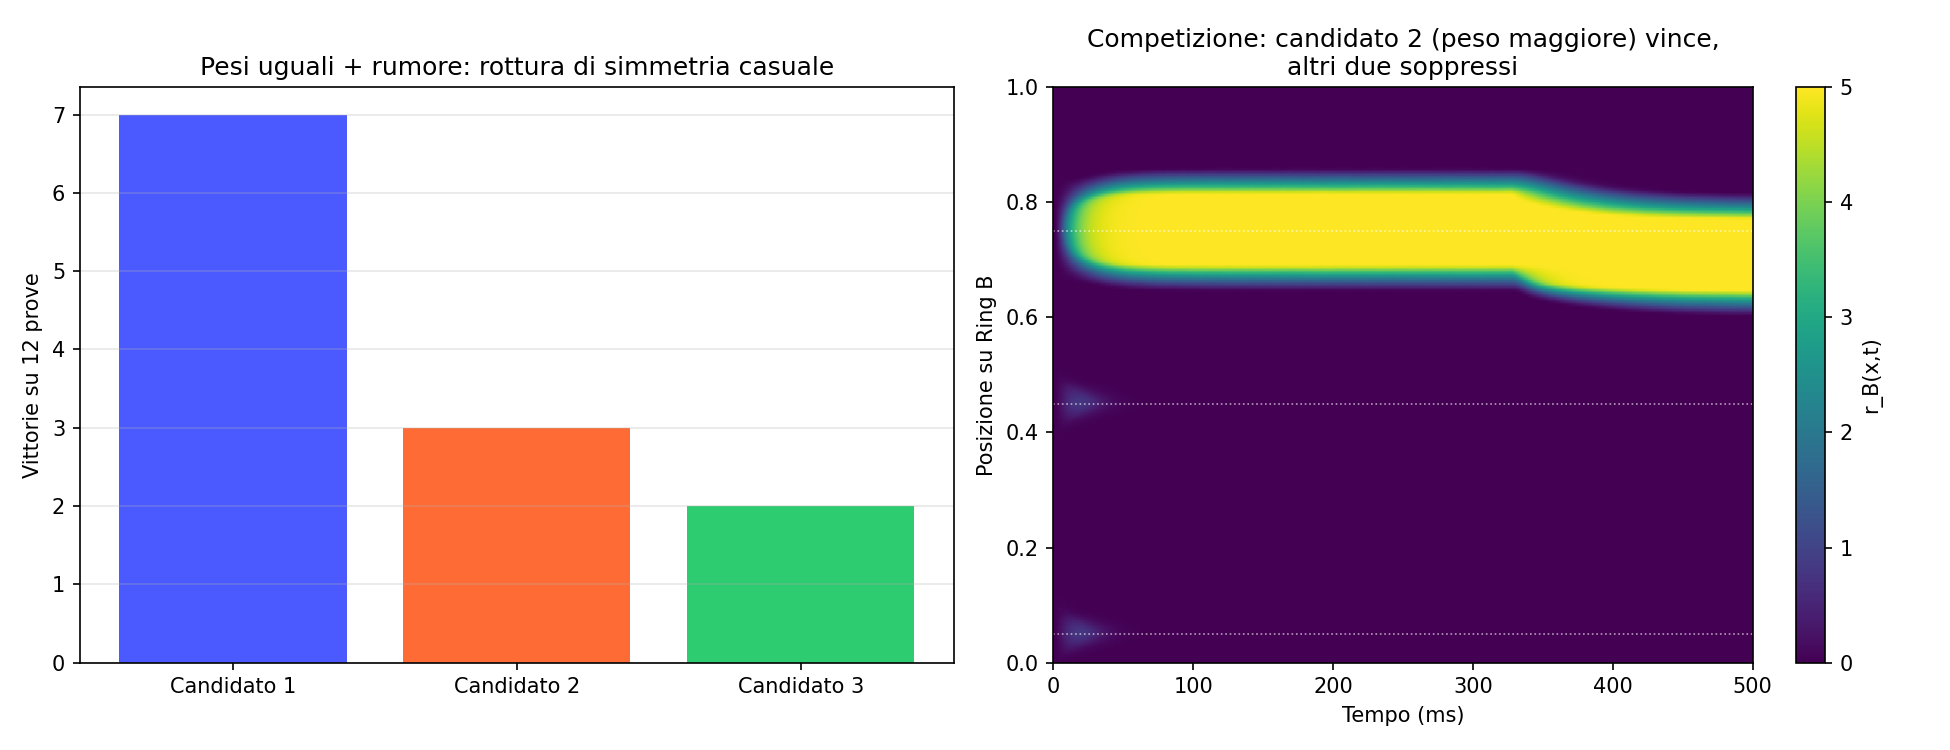

The script that saved this image:
"""
COMPETIZIONE TRA ATTRATTORI: B "sceglie" tra alternative
====================================================================
Estensione del sistema A->B con mappa fissa: invece di UN'UNICA
destinazione possibile per B, offriamo TRE candidati (offset diversi
sull'anello), ciascuno con un proprio "peso" (forza associativa).
Grazie all'inibizione globale gia' presente nella dinamica di B
(meccanismo winner-take-all), solo UN candidato puo' vincere e
stabilizzarsi -- gli altri vengono soppressi.

DUE REGIMI TESTATI ONESTAMENTE:

  1. PESI UGUALI: in assenza di rumore (o con rumore troppo debole),
     il "vincitore" e' determinato da un bias numerico deterministico
     dell'implementazione (differenze in floating point dell'ordine
     di 1e-4, amplificate dalla dinamica non lineare) -- NON e' vera
     casualita'. Aumentando il rumore continuo iniettato nella
     competizione a un livello sufficiente, la rottura di simmetria
     diventa genuinamente casuale e variabile tra le prove.

  2. PESI DIVERSI: quando un candidato ha un peso maggiore, vince in
     modo affidabile e ripetibile -- una vera selezione basata su un
     criterio (la forza del peso), non casuale e non arbitraria.

Questo e' il primo mattone di una "decisione" nel senso debole del
termine: il sistema seleziona un'alternativa tra piu' possibili, in
base a un criterio esplicito (il peso). Resta comunque lontanissimo
da un vero processo decisionale: il criterio e' fisso e dato
dall'esterno, non appreso o valutato dal sistema stesso.
"""

import numpy as np
import matplotlib
matplotlib.use('Agg')
import matplotlib.pyplot as plt


def circ_dist(d):
    return 0.5 - np.abs(np.abs(d) - 0.5)


N = 200
x = np.arange(N) / N
tau = 10.0
dt = 0.2
T_total = 500
n_steps = int(T_total/dt)

A_exc = 20.0
sigma_exc = 0.05
global_inhib = 5.0
r_max = 5.0
stim_strength = 3.0
stim_width = 0.03
stim_duration_ms = 80

d_matrix = circ_dist(x[:, None] - x[None, :])
J_exc = A_exc * np.exp(-d_matrix**2 / (2*sigma_exc**2))

CANDIDATE_OFFSETS = [0.15, 0.45, 0.75]
COUPLING_STRENGTH = 1.3


def F(u):
    return np.clip(u, 0, r_max)


def run_competition(stim_center_A, weights, seed_noise=0, noise_std=0.15):
    rA = np.zeros(N)
    rB = np.zeros(N)
    stim_duration_steps = int(stim_duration_ms/dt)
    stim_profile = stim_strength * np.exp(-circ_dist(x-stim_center_A)**2/(2*stim_width**2))
    rng = np.random.RandomState(seed_noise) if seed_noise > 0 else None

    history_B = np.zeros((n_steps, N))

    for step in range(n_steps):
        I_ext_A = stim_profile if step < stim_duration_steps else 0.0
        rec_A = J_exc @ rA / N - global_inhib*rA.mean()
        rA = rA + dt*(-rA + F(rec_A + I_ext_A)) / tau

        cross_input = np.zeros(N)
        if rA.max() > 0.5:
            peak_A = x[np.argmax(rA)]
            for offset, w in zip(CANDIDATE_OFFSETS, weights):
                target = (peak_A + offset) % 1.0
                cross_input += w * COUPLING_STRENGTH * rA.max() * np.exp(
                    -circ_dist(x-target)**2/(2*stim_width**2))
            if rng is not None:
                cross_input += rng.normal(0, noise_std, N)  # rumore CONTINUO

        rec_B = J_exc @ rB / N - global_inhib*rB.mean()
        rB = rB + dt*(-rB + F(rec_B + cross_input)) / tau
        history_B[step] = rB

    return rA, rB, history_B


def find_winner(rB_final):
    if rB_final.max() < 0.5:
        return None
    winner_pos = x[np.argmax(rB_final)]
    dists = [circ_dist(winner_pos - ((0.3+off) % 1.0)) for off in CANDIDATE_OFFSETS]
    return int(np.argmin(dists))


if __name__ == '__main__':
    print("=" * 65)
    print("TEST 1a: pesi UGUALI, rumore ASSENTE -- deterministico o casuale?")
    print("=" * 65)
    winners_no_noise = []
    for trial in range(6):
        _, rB_f, _ = run_competition(0.3, [1.0, 1.0, 1.0], seed_noise=0)
        w = find_winner(rB_f)
        winners_no_noise.append(w)
        print(f"  Prova {trial+1} (nessun rumore): vince candidato {w+1}")
    print(f"  -> Sempre lo stesso candidato: probabile bias numerico "
          f"dell'implementazione, non vera casualita'.")

    print("\n" + "=" * 65)
    print("TEST 1b: pesi UGUALI, con rumore CONTINUO sufficiente")
    print("=" * 65)
    winners_noise = []
    N_TRIALS = 12
    for trial in range(N_TRIALS):
        _, rB_f, _ = run_competition(0.3, [1.0, 1.0, 1.0], seed_noise=trial+1)
        w = find_winner(rB_f)
        winners_noise.append(w)
    counts = [winners_noise.count(i) for i in range(3)]
    print(f"  Su {N_TRIALS} prove: candidato 1 vince {counts[0]}x, "
          f"candidato 2 vince {counts[1]}x, candidato 3 vince {counts[2]}x")
    print("  -> Con rumore sufficiente, la rottura di simmetria e' genuinamente "
          "variabile (anche se non perfettamente uniforme 1/3-1/3-1/3).")

    print("\n" + "=" * 65)
    print("TEST 2: un candidato ha peso MAGGIORE -- vince sempre quello?")
    print("=" * 65)
    weighted_results = {}
    for favored in range(3):
        weights = [0.5, 0.5, 0.5]
        weights[favored] = 1.5
        wins = []
        for trial in range(6):
            _, rB_f, _ = run_competition(0.3, weights, seed_noise=trial+100)
            wins.append(find_winner(rB_f))
        weighted_results[favored] = wins
        print(f"  Candidato favorito {favored+1} (peso 1.5 vs 0.5): "
              f"vincitori nelle 6 prove = {[w+1 for w in wins]}")

    # -------------------------------------------------------------
    # VISUALIZZAZIONE
    # -------------------------------------------------------------
    fig, axes = plt.subplots(1, 2, figsize=(13, 5))

    axes[0].bar(['Candidato 1', 'Candidato 2', 'Candidato 3'], counts,
                color=['#4a5aff', '#ff6b35', '#2ecc71'])
    axes[0].set_ylabel(f'Vittorie su {N_TRIALS} prove')
    axes[0].set_title('Pesi uguali + rumore: rottura di simmetria casuale')
    axes[0].grid(axis='y', alpha=0.3)

    _, _, history_example = run_competition(0.3, [0.5, 1.5, 0.5], seed_noise=42)
    t_axis = np.arange(n_steps)*dt
    im = axes[1].imshow(history_example.T, aspect='auto', origin='lower', cmap='viridis',
                         extent=[0, T_total, 0, 1])
    for off in CANDIDATE_OFFSETS:
        axes[1].axhline((0.3+off) % 1.0, color='white', linestyle=':', linewidth=0.8, alpha=0.6)
    axes[1].set_xlabel('Tempo (ms)')
    axes[1].set_ylabel('Posizione su Ring B')
    axes[1].set_title('Competizione: candidato 2 (peso maggiore) vince,\naltri due soppressi')
    plt.colorbar(im, ax=axes[1], label='r_B(x,t)')

    plt.tight_layout()
    plt.savefig('competing_targets.png', dpi=150)
    print("\nGrafico salvato in competing_targets.png")
